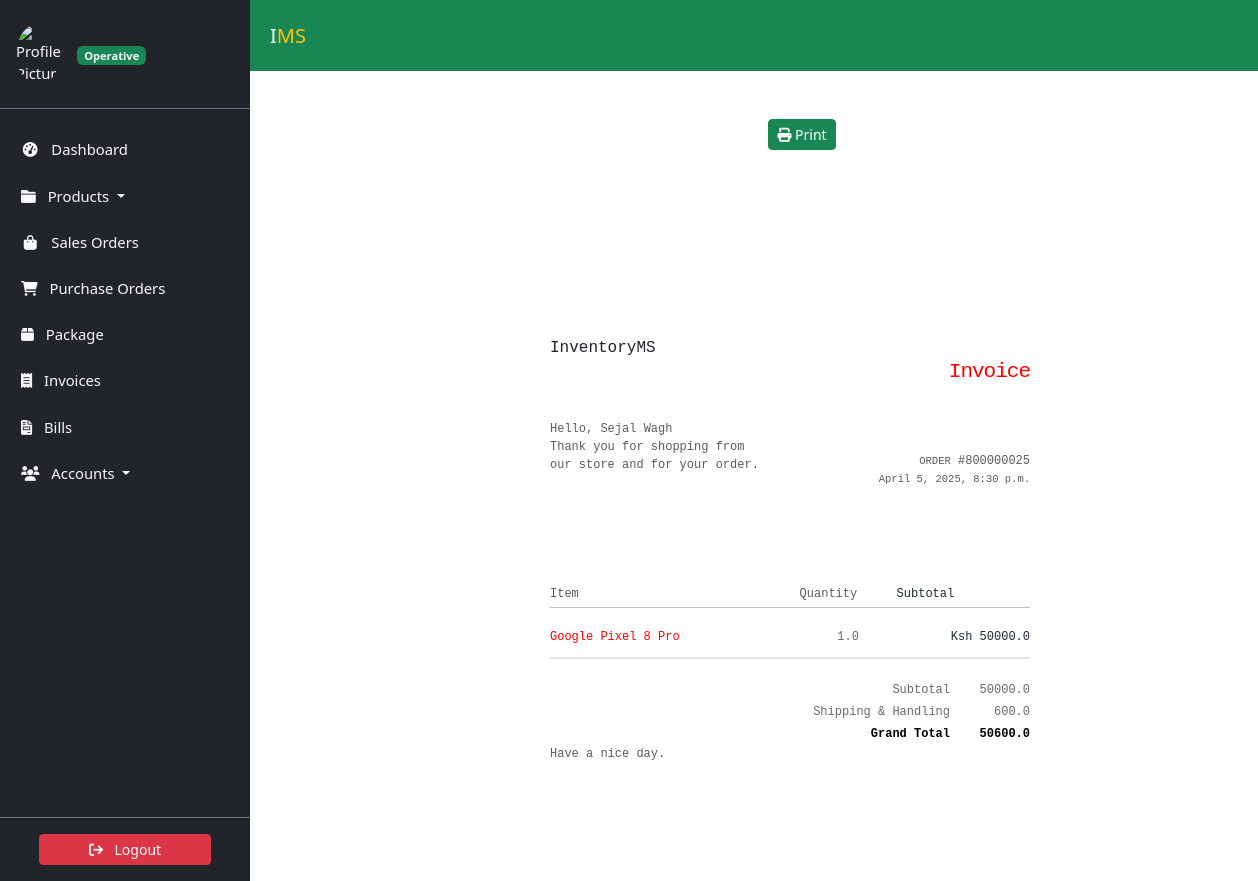
Screenshot of /invoice/invoice/-2/ with the database file from the repository.
### invoice/models.py (models this page shows, shortened)
class Invoice(models.Model):
    slug = AutoSlugField(unique=True, populate_from='date')
    date = models.DateTimeField(
        auto_now=True,
        verbose_name='Date (e.g., 2022/11/22)'
    )
    customer_name = models.CharField(max_length=30)
    contact_number = models.CharField(max_length=13)
    item = models.ForeignKey(Item, on_delete=models.CASCADE)
    price_per_item = models.FloatField(verbose_name='Price Per Item (Ksh)')
    quantity = models.FloatField(default=0.00)
    shipping = models.FloatField(verbose_name='Shipping and Handling')
    total = models.FloatField(
        verbose_name='Total Amount (Ksh)', editable=False
    )
    grand_total = models.FloatField(
        verbose_name='Grand Total (Ksh)', editable=False
    )

### store/models.py (models this page shows, shortened)
class Item(models.Model):
    slug = AutoSlugField(unique=True, populate_from='name')
    name = models.CharField(max_length=50)
    description = models.TextField(max_length=256)
    category = models.ForeignKey(Category, on_delete=models.CASCADE)
    quantity = models.IntegerField(default=0)
    price = models.FloatField(default=0)
    expiring_date = models.DateTimeField(null=True, blank=True)
    vendor = models.ForeignKey(Vendor, on_delete=models.SET_NULL, null=True)
    class Meta:
        ordering = ['name']
        verbose_name_plural = 'Items'

### invoice/views.py (the view, shortened to what this page needs)
class InvoiceDetailView(DetailView):
    model = Invoice
    template_name = 'invoice/invoicedetail.html'

### invoice/templates/invoice/invoicedetail.html (shortened to what this page needs)
{% extends 'store/base.html' %}
{% load crispy_forms_tags %}
{% block content %}
<div class="container text-center m-5">
<a class="btn btn-success btn-sm"><i class="fa fa-print"></i> Print</a>
</div>
<div class="container invoice-receipt p-5">
  <table width="100%" cellpadding="0" cellspacing="0" align="center" class="fullTable" >
    <tr>
      <td height="20"></td>
    </tr>
    <tr>
      <td>
        <table width="600" cellpadding="0" cellspacing="0" align="center" class="fullTable" style="border-radius: 10px 10px 0 0;">
          <tr class="hiddenMobile">
            <td height="40"></td>
          </tr>
          <tr class="visibleMobile">
            <td height="30"></td>
          </tr>
          <tr>
            <td>
              <table width="480" cellpadding="0" cellspacing="0" align="center" class="fullPadding">
                <tbody>
                  <tr>
                    <td>
                      <table width="220" cellpadding="0" cellspacing="0" align="left" class="col">
                        <tbody>
                          <tr>
                            <td align="left">InventoryMS</td>
                          </tr>
                          <tr class="hiddenMobile">
                            <td height="40"></td>
                          </tr>
                          <tr class="visibleMobile">
                            <td height="20"></td>
                          </tr>
                          <tr>
                            <td style="font-size: 12px; color: #5b5b5b;  line-height: 18px; vertical-align: top; text-align: left;">
                              Hello, {{invoice.customer_name}}
                              <br> Thank you for shopping from our store and for your order.
                            </td>
                          </tr>
                        </tbody>
                      </table>
                      <table width="220" cellpadding="0" cellspacing="0" align="right" class="col">
                        <tbody>
                          <tr class="visibleMobile">
                            <td height="20"></td>
                          </tr>
                          <tr>
                            <td height="5"></td>
                          </tr>
                          <tr>
                            <td style="font-size: 21px; color: #ff0000; letter-spacing: -1px;  line-height: 1; vertical-align: top; text-align: right;">
                              Invoice
                            </td>
                          </tr>
                          <tr>
                          <tr class="hiddenMobile">
                            <td height="50"></td>
                          </tr>
                          <tr class="visibleMobile">
                            <td height="20"></td>
                          </tr>
                          <tr>
                            <td style="font-size: 12px; color: #5b5b5b;  line-height: 18px; vertical-align: top; text-align: right;">
                              <small>ORDER</small> #800000025<br />
                              <small>{{invoice.date}}</small>
                            </td>
                          </tr>
                        </tbody>
                      </table>
                    </td>
                  </tr>
                </tbody>
              </table>
            </td>
          </tr>
        </table>
      </td>
    </tr>
  </table>
  <table width="100%" cellpadding="0" cellspacing="0" align="center" class="fullTable">
    <tbody>
      <tr>
        <td>
          <table width="600" cellpadding="0" cellspacing="0" align="center" class="fullTable">
            <tbody>
              <tr>
              <tr class="hiddenMobile">
                <td height="60"></td>
              </tr>
              <tr class="visibleMobile">
                <td height="40"></td>
              </tr>
              <tr>
                <td>
                  <table width="480" cellpadding="0" cellspacing="0" align="center" class="fullPadding">
                    <tbody>
                      <tr>
                        <th style="font-size: 12px;  color: #5b5b5b; font-weight: normal; line-height: 1; vertical-align: top; padding: 0 10px 7px 0;" width="52%" align="left">
                          Item
                        </th>
                        <th style="font-size: 12px;  color: #5b5b5b; font-weight: normal; line-height: 1; vertical-align: top; padding: 0 0 7px;" align="center">
                          Quantity
                        </th>
                        <th style="font-size: 12px;  color: #1e2b33; font-weight: normal; line-height: 1; vertical-align: top; padding: 0 0 7px;" align="right">
                          Subtotal
                        </th>
                      </tr>
                      <tr>
                        <td height="1" style="background: #bebebe;" colspan="4"></td>
                      </tr>
                      <tr>
                        <td height="10" colspan="4"></td>
                      </tr>
                      <tr>
                        <td style="font-size: 12px;  color: #ff0000;  line-height: 18px;  vertical-align: top; padding:10px 0;" class="article">
                          {{invoice.item.name}}
                        </td>
                        <td style="font-size: 12px;  color: #646a6e;  line-height: 18px;  vertical-align: top; padding:10px 0;" align="center">{{invoice.quantity}}</td>
                        <td style="font-size: 12px;  color: #1e2b33;  line-height: 18px;  vertical-align: top; padding:10px 0;" align="right">Ksh {{invoice.price_per_item}}</td>
                      </tr>
                      <tr>
                        <td height="1" colspan="4" style="border-bottom:1px solid #e4e4e4"></td>
                      </tr>
                      <tr>
                        <td height="1" colspan="4" style="border-bottom:1px solid #e4e4e4"></td>
                      </tr>
                    </tbody>
                  </table>
                </td>
              </tr>
              <tr>
                <td height="20"></td>
              </tr>
            </tbody>
          </table>
        </td>
      </tr>
    </tbody>
  </table>
  <table width="100%" cellpadding="0" cellspacing="0" align="center" class="fullTable">
    <tbody>
      <tr>
        <td>
          <table width="600" cellpadding="0" cellspacing="0" align="center" class="fullTable">
            <tbody>
              <tr>
                <td>
                  <table width="480" cellpadding="0" cellspacing="0" align="center" class="fullPadding">
                    <tbody>
                      <tr>
                        <td style="font-size: 12px;  color: #646a6e; line-height: 22px; vertical-align: top; text-align:right; ">
                          Subtotal
                        </td>
                        <td style="font-size: 12px;  color: #646a6e; line-height: 22px; vertical-align: top; text-align:right; white-space:nowrap;" width="80">
                          {{invoice.total}}
                        </td>
                      </tr>
                      <tr>
                        <td style="font-size: 12px;  color: #646a6e; line-height: 22px; vertical-align: top; text-align:right; ">
                          Shipping &amp; Handling
                        </td>
                        <td style="font-size: 12px;  color: #646a6e; line-height: 22px; vertical-align: top; text-align:right; ">
                          {{invoice.shipping}}
                        </td>
                      </tr>
                      <tr>
                        <td style="font-size: 12px;  color: #000; line-height: 22px; vertical-align: top; text-align:right; ">
                          <strong>Grand Total</strong>
                        </td>
                        <td style="font-size: 12px;  color: #000; line-height: 22px; vertical-align: top; text-align:right; ">
                          <strong>{{invoice.grand_total}}</strong>
                        </td>
                      </tr>
                    </tbody>
                  </table>
                </td>
              </tr>
            </tbody>
          </table>
        </td>
      </tr>
    </tbody>
  </table>
  <table width="100%" cellpadding="0" cellspacing="0" align="center" class="fullTable" >
    <tr>
      <td>
        <table width="600" cellpadding="0" cellspacing="0" align="center" class="fullTable" style="border-radius: 0 0 10px 10px;">
          <tr>
            <td>
              <table width="480" cellpadding="0" cellspacing="0" align="center" class="fullPadding">
                <tbody>
                  <tr>
                    <td style="font-size: 12px; color: #5b5b5b;  line-height: 18px; vertical-align: top; text-align: left;">
                      Have a nice day.
                    </td>
                  </tr>
                </tbody>
              </table>
            </td>
          </tr>
          <tr class="spacer">
            <td height="50"></td>
          </tr>
        </table>
      </td>
    </tr>
    <tr>
      <td height="20"></td>
    </tr>
  </table>
</div>
{% endblock %}

### static/css/style.css (style rules this page uses)
:root { --dk-gray-100: #f3f4f6; --dk-gray-200: #e5e7eb; --dk-gray-300: #d1d5db; --dk-gray-400: #9ca3af; --dk-gray-500: #6b7280; --dk-gray-600: #4b5563; --dk-gray-700: #374151; --dk-gray-800: #1f2937; --dk-gray-900: #111827; --dk-dark-bg: #313348; --dk-darker-bg: #2a2b3d; --navbar-bg-color: #6f6486; --sidebar-bg-color: #252636; --sidebar-width: 250px; --sidebar-expanded-width: 230px; --sidebar-collapsed-width: 100px; --sidebar-header-bg: #212529; --nav-link-color: #adb5bd; --nav-link-active-bg: #495057; --dropdown-menu-bg: #495057; --dropdown-item-color: #adb5bd; --dropdown-item-active-bg: #6c757d; --sidebar-separator-bg: #4caf50; --logo-separator-height: 60px; --sidebar-item-height: 50px; --submenu-item-height: 45px; }
* { margin: 0; padding: 0; box-sizing: border-box; }
body { font-family: "Inter", sans-serif; background-color: #fff; }
a { text-decoration: none; }

### invoice/templates/invoice/invoicedetail.html (style rules this page uses)
.invoice-receipt { display: block; margin-left: auto; margin-right: auto; height: fit-content; width: 50%; background-color: #ffffff; font-family: 'courier'; }

### rows the page displays
Invoice: customer_name "Sejal Wagh", date "April 5, 2025, 8:30 p.m.", item.name "Google Pixel 8 Pro", quantity "1.0", price_per_item "50000.0", total "50000.0", shipping "600.0", grand_total "50600.0"
